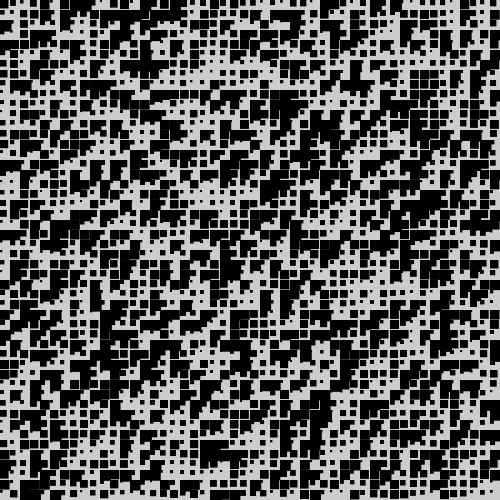
Frame 1 (no input)
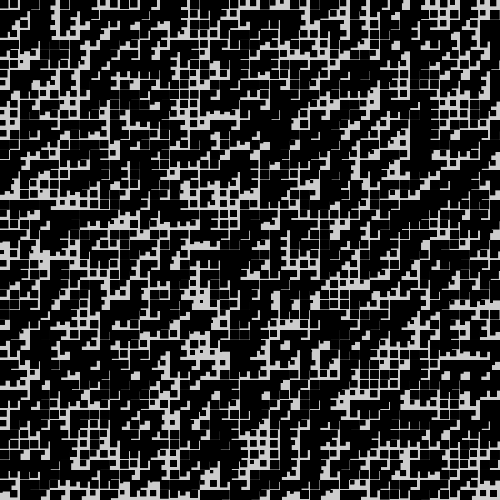
Frame 2 (the mouse pressed at the canvas centre, redrawn once)

The Processing sketch that drew these frames (run headless with seeded random() and noise(); the mouse was pressed at the canvas centre and the sketch redrawn once):

// Processing sketch: sketch_210603a
// ── sketch_210603a.pde
int height = 500;
int width = 500;

void setup() {
  size(500, 500);
  noLoop();

}

void draw() {
  for (int w = 0; w < width; w += 10) {
    for (int h = 0; h < height; h += 10) {
      float size = random(2,12);
      noStroke();
      fill(0);
      rect(w,h,size,size);
    }
  }
}
